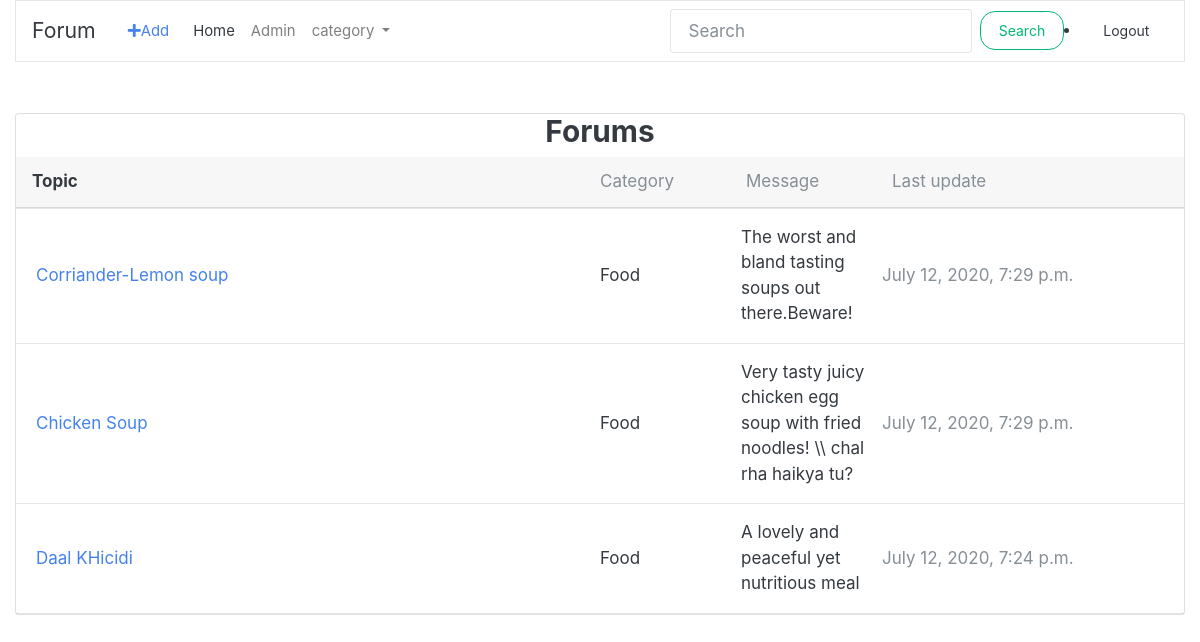
The page /forums/c/Food/ (signed in) on the database its author committed.
### forums/models.py (models this page shows, shortened)
class ForumPost(models.Model):
    image = models.ImageField(upload_to = 'media/', blank = True, null=True)
    owner = models.ForeignKey(User,on_delete=models.CASCADE,blank=True)
    topic = models.CharField(max_length = 150)
    category = models.CharField(max_length = 50)
    message = models.TextField()
    slug = models.SlugField(blank = True, null=True)
    timestamp = models.DateTimeField(auto_now_add=True)
    updated = models.DateTimeField(auto_now = True)
    class Meta:
        ordering = ['-updated','-timestamp']
    def get_absolute_url(self):
        return reverse('forums:detail', kwargs={"slug" : self.slug})

### forums/views.py (the view)
# urls.py: path('c/<str:category>/',CategoryView.as_view(template_name='forums/forumpost_list.html'), name= "category"),
class CategoryView(ListView):
    def get_queryset(self):
        category = self.kwargs.get('category')
        if category :
            queryset = ForumPost.objects.filter(
                Q(category__iexact = category) |
                Q(category__icontains= category)
                )
        else:
            queryset = ForumPost.objects.none()
        return queryset
    def get_context_data(self,*args,**kwargs):
        context = super().get_context_data(**kwargs)
        context['list_of_categories']= all_cat
        return context

### forums/templates/forums/forumpost_list.html (shortened to what this page needs)
{% extends 'forums/bass.html' %} {% block content %}
<div class="card mb-3">
    <center>
        <h3>Forums</h3>
    </center>
    <div class="card-header pr-0 pl-0">
        <div class="row no-gutters align-items-center w-100">
            <div class="col font-weight-bold pl-3">Topic</div>
            <div class="d-none d-md-block col-6 text-muted">
                <div class="row no-gutters align-items-center">
                    <div class="col-3">Category</div>
                    <div class="col-3">Message</div>
                    <div class="col-6">Last update</div>
                </div>
            </div>
        </div>
    </div>
    <hr class="m-0"> {% if object_list %} {% for object in object_list %}
    <div class="card-body py-3">
        <div class="row no-gutters align-items-center">
            <div class="col"><a href="{{ object.get_absolute_url }}" class="text-big font-weight-semibold" data-abc="true">{{ object.topic }}</a></div>
            <div class="d-none d-md-block col-6">
                <div class="row no-gutters align-items-center">
                    <div class="col-3">{{ object.category }}</div>
                    <div class="col-3">{{ object.message }}</div>
                    <div class="text-muted  text-truncate">{{ object.timestamp }} &nbsp;&nbsp;
                    </div>
                </div>
            </div>
        </div>
    </div>
    <hr class="m-0"> {% endfor %} {% endif %}
</div>
{% endblock content %}

### rows shown on the page
ForumPost: topic "Corriander-Lemon soup", category "Food", message "The worst and bland tasting soups out there.Beware!", timestamp "July 12, 2020, 7:29 p.m."
ForumPost: topic "Chicken Soup", category "Food", message "Very tasty juicy chicken egg soup with fried noodles! \\\\ chal rha haikya tu?", timestamp "July 12, 2020, 7:29 p.m."
ForumPost: topic "Daal KHicidi", category "Food", message "A lovely and peaceful yet nutritious meal", timestamp "July 12, 2020, 7:24 p.m."
